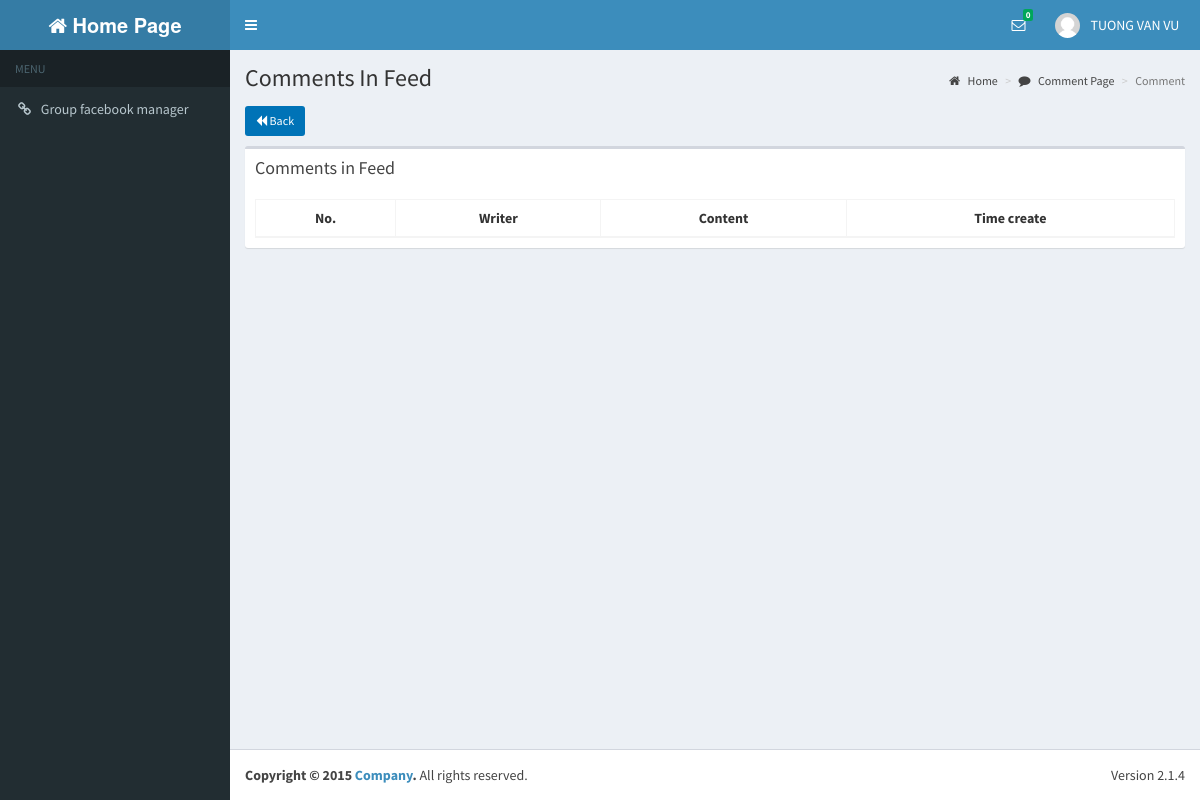
/commentList.php?facebookFeedId=548960115147783_1120389218004867&feedId=564&pageNumComment=1 (signed in), run on an earlier commit of the app's database.
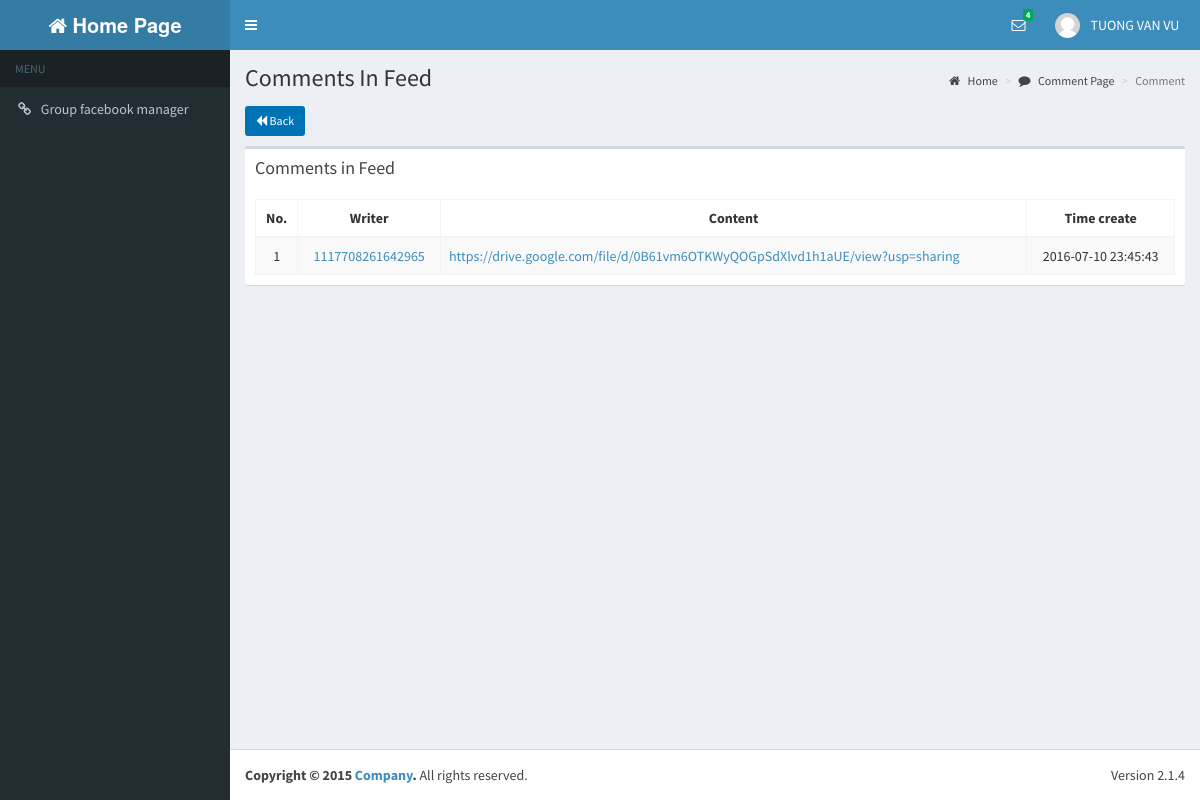
And on a later commit of the database.
### tables this page shows
CREATE TABLE IF NOT EXISTS `comments` (
  `CommentId` int(20) NOT NULL AUTO_INCREMENT,
  `FacebookIdComment` varchar(30) NOT NULL,
  `FacebookUserIdComment` varchar(30) NOT NULL,
  `Message` text,
  `CreateCommentTime` varchar(100) DEFAULT NULL,
  `StatusId` int(20) DEFAULT NULL,
  `FeedId` int(20) DEFAULT NULL,
  `CreateTime` timestamp NOT NULL DEFAULT '0000-00-00 00:00:00',
  `UpdateTime` timestamp NOT NULL DEFAULT '0000-00-00 00:00:00' ON UPDATE CURRENT_TIMESTAMP,
  PRIMARY KEY (`CommentId`),
  KEY `fk_comments_status_idx` (`StatusId`),
  KEY `fk_comments_feeds_idx` (`FeedId`)
);

### dao/db_connect.php (called while the page is built, shortened)
<?php
class DB_CONNECT {
    function connect() {
        $con = @mysql_connect(DB_SERVER, DB_USER, DB_PASSWORD) or die(mysql_error());
        return $con;
    }
}
?>

### dao/daoInbox.php (called while the page is built, shortened)
<?php
require_once 'db_connect.php';
function getInboxIdUseStatus($varName) {
    $result = mysql_query("SELECT 1 FROM inbox "
            . " WHERE  status = 1 and toUserId = " . $varName)
            or die(mysql_error());
    if (mysql_num_rows($result) > 0) {
        return mysql_num_rows($result);
    }
    return 0;
}
?>

### dao/daoComments.php (called while the page is built, shortened)
<?php
require_once  'db_connect.php';
require_once  '/../models/comments.php';
$commentId = "CommentId";
$facebookIdComment = "FacebookIdComment";
$facebookUserIdComment = "FacebookUserIdComment";
$message = "Message";
$createCommentTime = "CreateCommentTime";
function getCommentIdUseFeedId($varName, $start, $count) {
     global $commentId, $facebookIdComment, $facebookUserIdComment, $message, $createCommentTime, $statusId, $feedId, $createTime, $updateTime;
    $listComments =  array();
    $result = mysql_query("SELECT `CommentId`,`FacebookUserIdComment`, `FacebookIdComment`, `Message`, `CreateCommentTime`, b.Name
                            FROM comments AS a INNER JOIN status as b on a.statusId = b.StatusId AND feedId = ".$varName
                            ." ORDER BY a.CreateCommentTime LIMIT ".$start.",".$count. "") or die(mysql_error());
    if (mysql_num_rows($result) > 0) {
        while ($row = mysql_fetch_array($result)) {
            $comments = new Comments();
            $comments->setCommentId($row[$commentId]);
            $comments->setFacebookUserIdComment($row[$facebookUserIdComment]);
            $comments->setFacebookIdComment($row[$facebookIdComment]);
            $comments->setMessage($row[$message]);
            $comments->setCreateCommentTime($row[$createCommentTime]);
            $comments->setStatusId($row['Name']);
            array_push($listComments, $comments);
        }
    }
    return $listComments;
}
?>

### models/comments.php (called while the page is built, shortened)
<?php
class Comments {
    private $facebookIdComment;
    private $facebookUserIdComment;
    private $message;
    private $createCommentTime;
    function getFacebookIdComment() {
        return $this->facebookIdComment;
    }
    function getFacebookUserIdComment() {
        return $this->facebookUserIdComment;
    }
    function getMessage() {
        return $this->message;
    }
    function getCreateCommentTime() {
        return $this->createCommentTime;
    }
    function setFacebookIdComment($facebookIdComment) {
        $this->facebookIdComment = $facebookIdComment;
    }
    function setFacebookUserIdComment($facebookUserIdComment) {
        $this->facebookUserIdComment = $facebookUserIdComment;
    }
    function setMessage($message) {
        $this->message = $message;
    }
    function setCreateCommentTime($createCommentTime) {
        $this->createCommentTime = $createCommentTime;
    }
}

### commentList.php (the view, shortened to what the changed rows need)
<!DOCTYPE html>
<?php
require_once '/dao/daoInbox.php';
require_once '/dao/daoComments.php';
require_once '/models/comments.php';
if ($_GET['feedId'] != null) {
    $current = $_GET['pageNumComment'] == null ? 1 : $_GET['pageNumComment'];
} else {
    return;
}
$start = ($current - 1) * 10;
$listComments = (array) getCommentIdUseFeedId($_GET['feedId'], $start, 10);
$numInbox = getInboxIdUseStatus($_SESSION['user_id']);
?>
<html>
    <head>
        <?php include 'includeCss.php'; ?>
    </head>
    <body class="hold-transition skin-blue sidebar-mini">
        <div class="wrapper">
            <?php include 'includeTab.php';?>
            <div class="content-wrapper">
                <section class="content-header">
                    <h1>
                        Comments In Feed
                    </h1>
                </section>
                <section class="content">
                    <div class="row">
                        <div class="col-md-12">
                            <div class="box table-responsive">
                                <div class="box-body ">
                                    <table id="example1" class="table table-bordered table-striped" cellspacing="0" width="100%">
                                        <thead>
                                            <tr>
                                                <th class="text-center">No.</th>
                                                <th class="text-center">Writer</th>
                                                <th class="text-center">Content</th>
                                                <th class="text-center">Time create</th>
                                            </tr>
                                        </thead>
                                        <tbody>
                                            <?php
                                            $i = $start+1;
                                            foreach ($listComments as $row) {
                                                echo '<tr>';
                                                echo "<td class=\"text-center\" >{$i}</td>";
                                                echo "<td class=\"text-center\" ><a href=https://www.facebook.com/{$row->getFacebookUserIdComment()}>{$row->getFacebookUserIdComment()}</a></td>";
                                                echo "<td class=\"text-left\"><a href=https://www.facebook.com/{$row->getFacebookIdComment()}>{$row->getMessage()}</a></td>";
                                                echo "<td class=\"text-center\">{$row->getCreateCommentTime()}</td>";
                                                echo '</tr>';
                                                $i++;
                                            }
                                            ?>
                                        </tbody>
                                    </table>
                                </div>
                            </div>
                        </div>
                    </div>
                </section>
            </div>
        </div>
    </body>
</html>

### includeTab.php (shortened to what the changed rows need)
<header class="main-header">
    <nav class="navbar navbar-static-top" role="navigation">
        <div class="navbar-custom-menu">
            <ul class="nav navbar-nav">
                <li class="dropdown messages-menu">
                    <a href="#" class="dropdown-toggle" data-toggle="dropdown">
                        <i class="fa fa-envelope-o"></i>
                        <span class="label label-success"><?php echo '' . ($numInbox == null ? 0 : $numInbox); ?></span>
                    </a>
                </li>
            </ul>
        </div>
    </nav>
</header>

What changed in the data, as far as the page shows it:
added comments: FacebookUserIdComment "1117708261642965", Message "https://drive.google.com/file/d/0B61vm6OTKWyQOGpSdXlvd1h1aUE/view?usp=sharing", CreateCommentTime "2016-07-10 23:45:43"
Also different on the page:
$numInbox: (not shown) → "4"
text no longer shown: "0"
